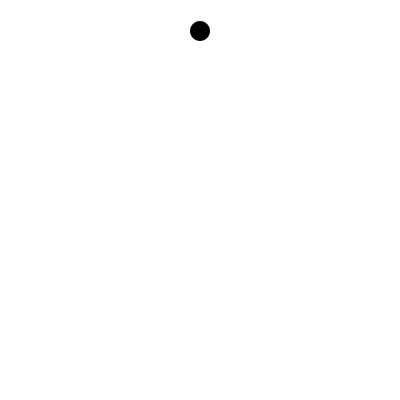
Frame 1 (no input)
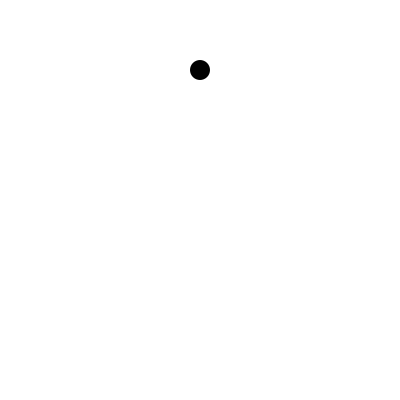
Frame 60 (the mouse pressed at the canvas centre just before this capture)
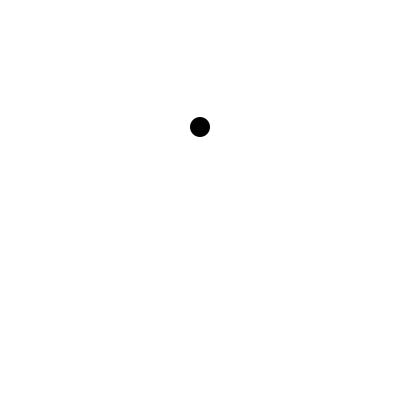
Frame 120 (the mouse held since frame 60 and released just before this capture)

The Processing sketch that drew these frames (run headless with seeded random() and noise(); from frame 60 on, the mouse is pressed at the canvas centre):

// Processing sketch: processing_74273
// ── processing_74273.pde

float X;
float Y;
float VY;
float GRAVITY;

void setup(){
 size(400,400);
 colorMode(RGB,100);
 background(100);
 frameRate(30);
  noStroke();
 X = 200;
 Y = 30;
 VY= 0;
 GRAVITY = 1;
}

void draw(){
 if(Y > height){
  VY = VY * -1; //-1をかけると完全弾性衝突となる。
  Y = height;
 }
 VY = VY + GRAVITY; //Y方向の加速度の更新
 Y = Y + VY; //Y方向の速度の更新
 fill(100);
 rect(0,0,width,height);
 fill(0); 
 ellipse(X,Y,20,20);
}
